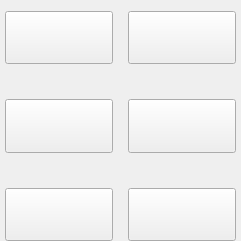
   <widget class="QWidget" name="horizontalLayoutWidget_2">
    <property name="geometry">
     <rect>
      <x>10</x>
      <y>120</y>
      <width>241</width>
      <height>241</height>
     </rect>
    </property>
    <layout class="QHBoxLayout" name="horizontalLayout_4">
     <property name="spacing">
      <number>15</number>
     </property>
     <property name="leftMargin">
      <number>5</number>
     </property>
     <property name="rightMargin">
      <number>5</number>
     </property>
     <property name="bottomMargin">
      <number>0</number>
     </property>
     <item>
      <layout class="QVBoxLayout" name="verticalLayout_9" stretch="5,5,5">
       <property name="spacing">
        <number>35</number>
       </property>
       <item>
        <widget class="QPushButton" name="sup1_subslot1">
         <property name="sizePolicy">
          <sizepolicy hsizetype="Minimum" vsizetype="Ignored">
           <horstretch>0</horstretch>
           <verstretch>0</verstretch>
          </sizepolicy>
         </property>
         <property name="text">
          <string/>
         </property>
        </widget>
       </item>
       <item>
        <widget class="QPushButton" name="sup1_subslot2">
         <property name="sizePolicy">
          <sizepolicy hsizetype="Minimum" vsizetype="Ignored">
           <horstretch>0</horstretch>
           <verstretch>0</verstretch>
          </sizepolicy>
         </property>
         <property name="text">
          <string/>
         </property>
        </widget>
       </item>
       <item>
        <widget class="QPushButton" name="sup1_subslot3">
         <property name="sizePolicy">
          <sizepolicy hsizetype="Minimum" vsizetype="Ignored">
           <horstretch>0</horstretch>
           <verstretch>0</verstretch>
          </sizepolicy>
         </property>
         <property name="text">
          <string/>
         </property>
        </widget>
       </item>
      </layout>
     </item>
     <item>
      <layout class="QVBoxLayout" name="verticalLayout_8" stretch="5,5,5">
       <property name="spacing">
        <number>35</number>
       </property>
       <item>
        <widget class="QPushButton" name="sup2_subslot1">
         <property name="sizePolicy">
          <sizepolicy hsizetype="Minimum" vsizetype="Ignored">
           <horstretch>0</horstretch>
           <verstretch>0</verstretch>
          </sizepolicy>
         </property>
         <property name="text">
          <string/>
         </property>
        </widget>
       </item>
       <item>
        <widget class="QPushButton" name="sup2_subslot2">
         <property name="sizePolicy">
          <sizepolicy hsizetype="Minimum" vsizetype="Ignored">
           <horstretch>0</horstretch>
           <verstretch>0</verstretch>
          </sizepolicy>
         </property>
         <property name="text">
          <string/>
         </property>
        </widget>
       </item>
       <item>
        <widget class="QPushButton" name="sup2_subslot3">
         <property name="sizePolicy">
          <sizepolicy hsizetype="Minimum" vsizetype="Ignored">
           <horstretch>0</horstretch>
           <verstretch>0</verstretch>
          </sizepolicy>
         </property>
         <property name="text">
          <string/>
         </property>
        </widget>
       </item>
      </layout>
     </item>
    </layout>
   </widget>
